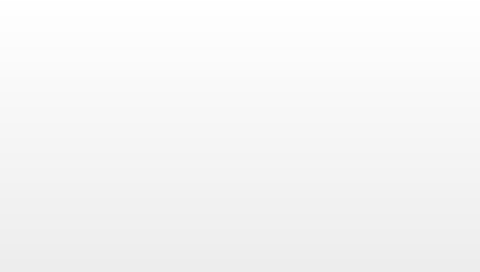
<?xml version="1.0" encoding="UTF-8"?>
<ui version="4.0">
 <class>ClockScreenSaver</class>
 <widget class="QWidget" name="ClockScreenSaver">
  <property name="geometry">
   <rect>
    <x>0</x>
    <y>0</y>
    <width>480</width>
    <height>272</height>
   </rect>
  </property>
  <property name="cursor">
   <cursorShape>BlankCursor</cursorShape>
  </property>
  <property name="windowTitle">
   <string>Form</string>
  </property>
  <widget class="QLCDNumber" name="timeNumber">
   <property name="geometry">
    <rect>
     <x>1</x>
     <y>1</y>
     <width>478</width>
     <height>270</height>
    </rect>
   </property>
   <property name="cursor">
    <cursorShape>BlankCursor</cursorShape>
   </property>
  </widget>
  <widget class="QPushButton" name="backButton">
   <property name="geometry">
    <rect>
     <x>-6</x>
     <y>-6</y>
     <width>492</width>
     <height>284</height>
    </rect>
   </property>
   <property name="cursor">
    <cursorShape>BlankCursor</cursorShape>
   </property>
   <property name="focusPolicy">
    <enum>Qt::StrongFocus</enum>
   </property>
   <property name="text">
    <string/>
   </property>
  </widget>
 </widget>
 <resources/>
 <connections/>
</ui>
